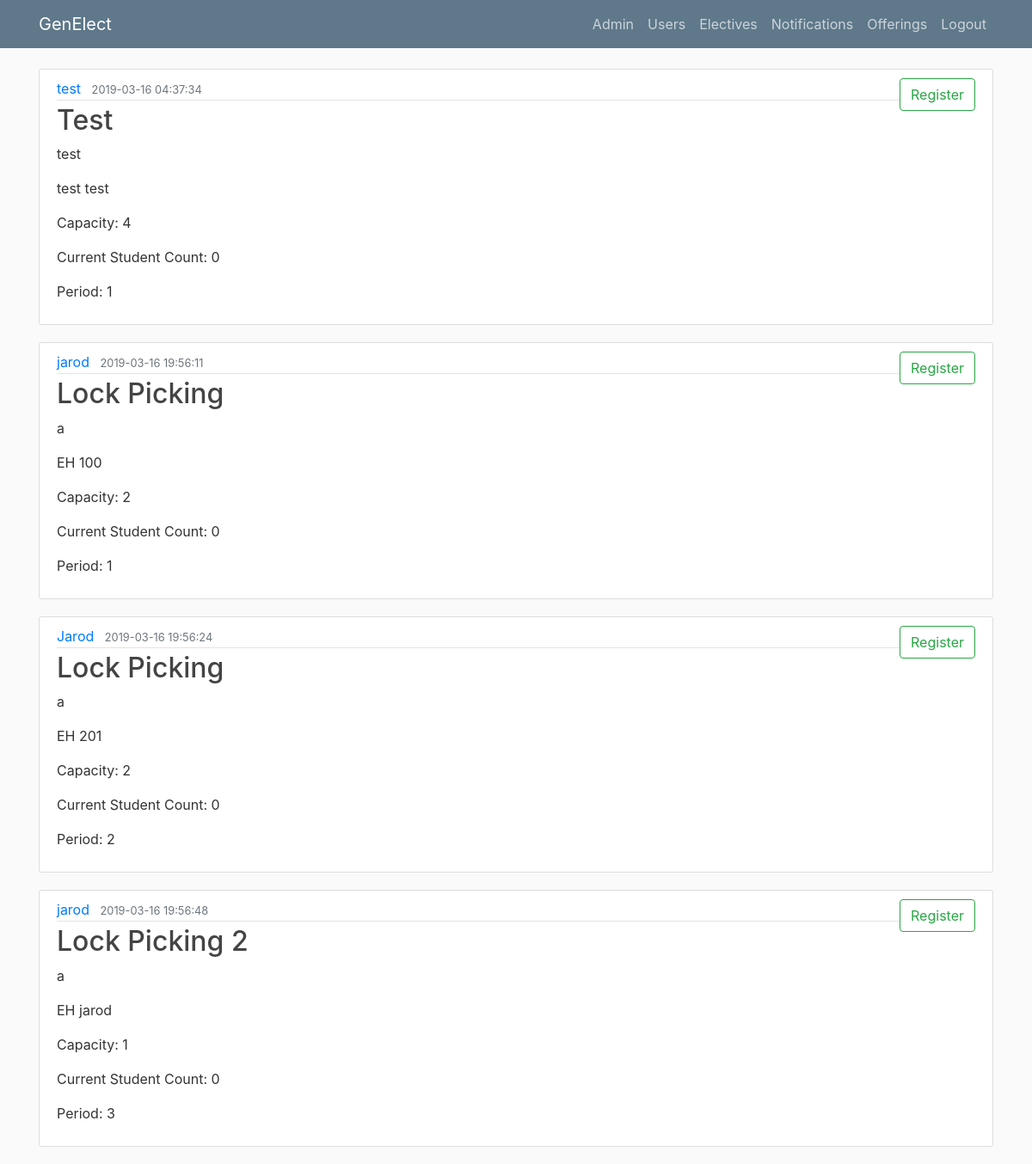
The page /offerings (signed in) on the database its author committed.
### genElect/models.py (models this page shows)
class Base(db.Model):
    __abstract__ = True
    id = db.Column(db.Integer, primary_key=True, autoincrement=True)
    date_created = db.Column(db.DateTime, default=db.func.current_timestamp())
    date_modified = db.Column(db.DateTime, default=db.func.current_timestamp(),
            onupdate=db.func.current_timestamp())

class Offerings(Base):
    __tablename__ = 'offerings'
    day = db.Column(db.Date)
    period_start = db.Column(db.Integer)
    period_length = db.Column(db.Integer)
    building = db.Column(db.String(100))
    room = db.Column(db.String(100))
    instructor = db.Column(db.String(100))
    current_count = db.Column(db.Integer)
    capacity = db.Column(db.Integer)
    elective_id = db.Column(db.Integer, db.ForeignKey('electives.id'), nullable=False)
    registrations = db.relationship('Registrations', backref='offering', lazy=True)

class Electives(Base):
    __tablename__ = 'electives'
    name = db.Column(db.String(100))
    description = db.Column(db.String(500))
    prerequisites = db.Column(db.String(500))
    offerings = db.relationship('Offerings', backref='elective', lazy=True)

### genElect/__init__.py (the view)
@app.route("/electives") #FOR STUDENT USE
@app.route("/offerings") #FOR STUDENT USE
def electives():
    if current_user.is_authenticated:
        offerings = Offerings.query.all()
        registered = [] #build out list of registered offerings
        registrations = current_user.registrations
        for registration in registrations:
            registered.append(registration.offering)
        return render_template('studentelectives.html', offerings=offerings, registered=registered)
    else:
        flash("Please login first", 'info')
        return redirect(url_for('login'))

### genElect/__init__.py (called while the page is built)
@login_manager.user_loader
def load_user(user_id):
    return Users.query.get(int(user_id))

### genElect/templates/studentelectives.html
{% extends "layout.html" %}
{% block content %}
    {% for offering in offerings %}
        <article class="media content-section">
          <div class="media-body">
            <div class="article-metadata">
              <a class="mr-2" href="#">{{offering.instructor}}</a>
              <small class="text-muted">{{ offering.date_created }}</small>
            </div>
            <h2><a class="article-title" href="#">{{ offering.elective.name }}</a></h2>
            <p class="article-content">{{ offering.elective.description }}</p>
            <p class="article-content">{{ offering.building }} {{ offering.room }}</p>
            <p class="article-content">Capacity: {{ offering.capacity }}</p>
            <p class="article-content">Current Student Count: {{ offering.current_count }}</p>
            <p class="article-content">Period: {{ offering.period_start }}</p>
          </div>
          <div class="form-group">
            {% if offering in registered %}
              <button type="button" onclick="window.location.href = '/drop/{{offering.id}}'" class="btn btn-outline-danger">Drop</button>
            {% else %}
              <button type="button" onclick="window.location.href = '/register/{{offering.id}}'" class="btn btn-outline-success">Register</button>
            {% endif %}
        </div>
        </article>
    {% endfor %}
{% endblock content %}

### genElect/static/main.css (style rules this page uses)
body { background: #fafafa; color: #333333; margin-top: 5rem; }
h1, h2, h3, h4, h5, h6 { color: #444444; }
.content-section { background: #ffffff; padding: 10px 20px; border: 1px solid #dddddd; border-radius: 3px; margin-bottom: 20px; }
.article-title { color: #444444; }
.article-content { white-space: pre-line; }
.article-metadata { padding-bottom: 1px; margin-bottom: 4px; border-bottom: 1px solid #e3e3e3 }

### rows shown on the page
Offerings: instructor "test", date_created "2019-03-16 04:37:34", elective.name "Test", elective.description "test", building "test", room "test", capacity "4", current_count "0", period_start "1"
Offerings: instructor "jarod", date_created "2019-03-16 19:56:11", elective.name "Lock Picking", elective.description "a", building "EH", room "100", capacity "2", current_count "0", period_start "1"
Offerings: instructor "Jarod", date_created "2019-03-16 19:56:24", elective.name "Lock Picking", elective.description "a", building "EH", room "201", capacity "2", current_count "0", period_start "2"
Offerings: instructor "jarod", date_created "2019-03-16 19:56:48", elective.name "Lock Picking 2", elective.description "a", building "EH", room "jarod", capacity "1", current_count "0", period_start "3"
